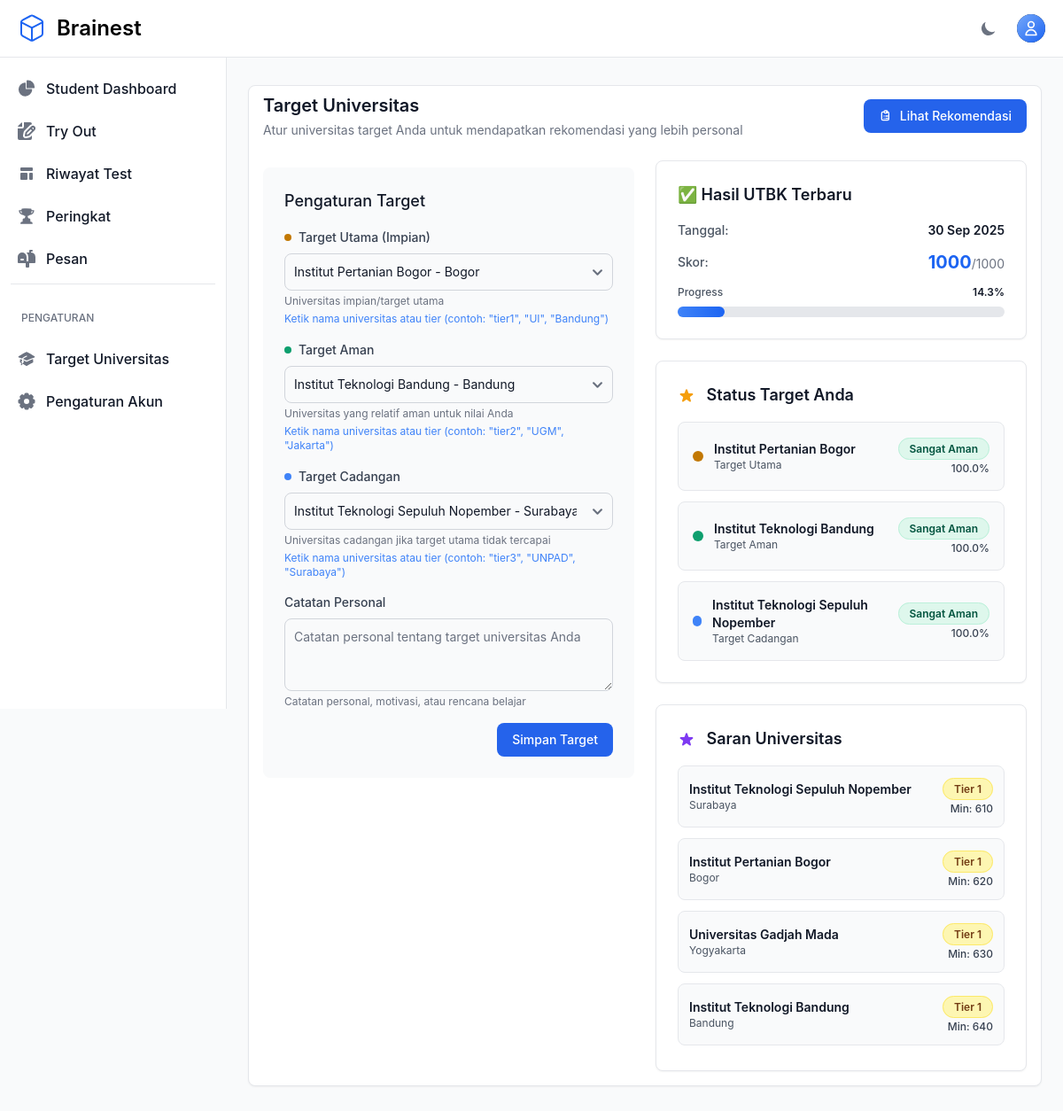
Before: /students/university/target/ (signed in) with the older database file.
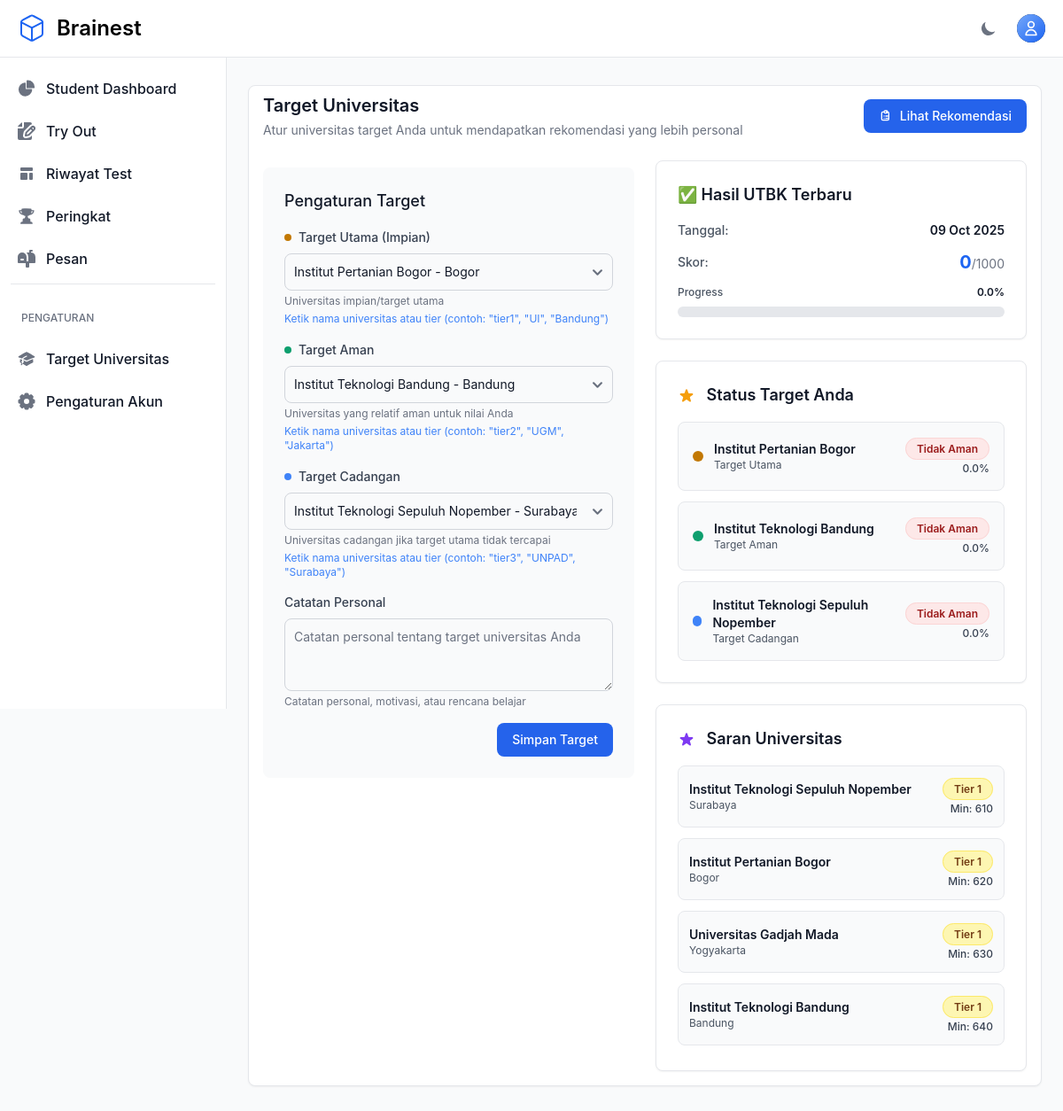
After: the same page with the newer database file.
### otosapp/models.py (models this page shows, shortened)
class Test(models.Model):
    student = models.ForeignKey(
        User, on_delete=models.CASCADE,
        limit_choices_to={'userprofile__role__role_name': 'Student'},
        related_name="tests"
    )
    score = models.FloatField(default=0, verbose_name="Score")
    date_taken = models.DateTimeField(auto_now_add=True, verbose_name="Date Taken")
    start_time = models.DateTimeField(null=True, blank=True, verbose_name="Test Start Time")
    end_time = models.DateTimeField(null=True, blank=True, verbose_name="Test End Time")
    time_limit = models.IntegerField(default=60, verbose_name="Time Limit (minutes)")
    is_submitted = models.BooleanField(default=False, verbose_name="Is Submitted")
    categories = models.ManyToManyField(Category, related_name="tests", blank=True)
    tryout_package = models.ForeignKey(
        TryoutPackage,
        on_delete=models.CASCADE,
        null=True,
        blank=True,
        help_text="Paket tryout yang digunakan (jika ada)"
    )
    current_question = models.IntegerField(default=1, verbose_name="Current Question Index")

class University(models.Model):
    name = models.CharField(max_length=200, verbose_name="Nama Universitas")
    location = models.CharField(max_length=100, verbose_name="Lokasi")
    website = models.URLField(blank=True, null=True, verbose_name="Website")
    description = models.TextField(blank=True, null=True, verbose_name="Deskripsi")
    minimum_utbk_score = models.IntegerField(
        default=400,
        verbose_name="Nilai UTBK Minimum (Aman)",
        help_text="Nilai minimum UTBK yang aman untuk masuk universitas ini (0-7000)"
    )
    tier = models.CharField(max_length=20, choices=[
        ('tier1', 'Tier 1 (Top Universities)'),
        ('tier2', 'Tier 2 (Good Universities)'),
        ('tier3', 'Tier 3 (Standard Universities)'),
    ], default='tier3', verbose_name="Tingkatan")
    is_active = models.BooleanField(default=True, verbose_name="Aktif")
    created_at = models.DateTimeField(auto_now_add=True)
    updated_at = models.DateTimeField(auto_now=True)
    class Meta:
        verbose_name = "Universitas"
        verbose_name_plural = "Universitas"
        ordering = ['tier', 'name']
    def __str__(self):
        return f"{self.name} - {self.location}"
    def get_recommendation_for_score(self, utbk_score):
        if utbk_score >= self.minimum_utbk_score + 100:
            return {
                'status': 'sangat_aman',
                'message': 'Sangat Aman',
                'color': 'green',
                'percentage': min(100, (utbk_score / self.minimum_utbk_score) * 100)
            }
        else:
            return {
                'status': 'tidak_aman',
                'message': 'Tidak Aman',
                'color': 'red',
                'percentage': (utbk_score / self.minimum_utbk_score) * 100
            }

### otosapp/views.py (the view)
# urls.py: path('students/university/target/', views.student_university_target, name='student_university_target'),
@login_required
@active_subscription_required
def student_university_target(request):
    try:
        university_target = request.user.university_target
    except UniversityTarget.DoesNotExist:
        university_target = None
    if request.method == 'POST':
        if university_target:
            form = UniversityTargetForm(request.POST, instance=university_target)
        else:
            form = UniversityTargetForm(request.POST)
        if form.is_valid():
            target = form.save(commit=False)
            target.user = request.user
            target.save()
            messages.success(request, 'Target universitas berhasil disimpan!')
            return redirect('student_university_target')
    else:
        if university_target:
            form = UniversityTargetForm(instance=university_target)
        else:
            form = UniversityTargetForm()
    recommendations = []
    latest_utbk_test = Test.objects.filter(
        student=request.user,
        is_submitted=True,
        categories__scoring_method='utbk'
    ).order_by('-date_taken').first()
    if latest_utbk_test and university_target:
        recommendations = university_target.get_recommendations_for_score(latest_utbk_test.score)
    suggested_universities = University.objects.filter(is_active=True).order_by('tier', 'minimum_utbk_score')[:10]
    score_percentage = 0
    if latest_utbk_test:
        score_percentage = min((latest_utbk_test.score / 7000) * 100, 100)
    context = {
        'form': form,
        'university_target': university_target,
        'recommendations': recommendations,
        'latest_utbk_test': latest_utbk_test,
        'suggested_universities': suggested_universities,
        'score_percentage': score_percentage,
    }
    return render(request, 'students/university/target_settings.html', context)

### otosapp/models.py (called while the page is built)
    def is_student(self):
        return self.role and self.role.role_name == 'Student'

    def is_admin(self):
        return self.role and self.role.role_name == 'Admin'

    def has_active_subscription(self):
        try:
            subscription = self.subscription
            return subscription.is_active and not subscription.is_expired()
        except UserSubscription.DoesNotExist:
            return False

    def can_access_tryouts(self):
        return self.is_student() and self.has_active_subscription()

    def is_expired(self):
        from django.utils import timezone
        return timezone.now() > self.end_date

### otosapp/templates/students/university/target_settings.html (shortened to what the changed rows need)
{% extends 'base.html' %}
{% load static %}
{% block extrahead %}
    <link href="https://cdn.jsdelivr.net/npm/tom-select@2.3.1/dist/css/tom-select.css" rel="stylesheet">
{% endblock %}
{% block content %}
<div class="pt-2 pb-4 px-4 bg-white dark:bg-gray-800 border border-gray-200 dark:border-gray-700 rounded-lg shadow-sm">
    <div class="flex items-center justify-between mb-6  ">
        <div>
            <h1 class="text-xl font-semibold text-gray-900 dark:text-white">Target Universitas</h1>
        </div>
    </div>
    <div class="grid grid-cols-1 lg:grid-cols-2 gap-6">
        <div class="space-y-6">
            {% if latest_utbk_test %}
            <div class="bg-white dark:bg-gray-800 border border-gray-200 dark:border-gray-700 rounded-lg shadow-sm p-6">
                <h3 class="text-lg font-semibold text-gray-900 dark:text-white mb-4">
                    ✅
                    Hasil UTBK Terbaru
                </h3>
                <div class="space-y-3">
                    <div class="flex justify-between items-center">
                        <span class="text-sm font-medium text-gray-600 dark:text-gray-300">Tanggal:</span>
                        <span class="text-sm font-semibold text-gray-900 dark:text-white">{{ latest_utbk_test.date_taken|date:"d M Y" }}</span>
                    </div>
                    <div class="flex justify-between items-center">
                        <span class="text-sm font-medium text-gray-600 dark:text-gray-300">Skor:</span>
                        <span class="text-xl font-bold text-blue-600 dark:text-blue-400">{{ latest_utbk_test.score|floatformat:0 }}<span class="text-sm font-normal text-gray-500 dark:text-gray-400">/1000</span></span>
                    </div>
                    <div class="mt-4">
                        <div class="flex justify-between items-center mb-2">
                            <span class="text-xs font-medium text-gray-600 dark:text-gray-300">Progress</span>
                            <span class="text-xs font-semibold text-gray-900 dark:text-white">{{ score_percentage|floatformat:1 }}%</span>
                        </div>
                        <div class="w-full bg-gray-200 dark:bg-gray-700 rounded-full h-3">
                            <div class="bg-gradient-to-r from-blue-500 to-blue-600 h-3 rounded-full transition-all duration-300" style="width: {{ score_percentage|floatformat:1 }}%"></div>
                        </div>
                    </div>
                </div>
            </div>
            {% if recommendations %}
            <div class="bg-white dark:bg-gray-800 border border-gray-200 dark:border-gray-700 rounded-lg shadow-sm p-6">
                <h3 class="text-lg font-semibold text-gray-900 dark:text-white mb-4">
                    Status Target Anda
                </h3>
                <div class="space-y-3">
                    {% for rec in recommendations %}
                    <div class="flex items-center justify-between p-4 bg-gray-50 dark:bg-gray-700 rounded-lg border border-gray-200 dark:border-gray-600">
                        <div class="flex-1">
                            <div class="flex items-center">
                                {% if rec.target_type == 'primary' %}
                                <span class="w-3 h-3 bg-yellow-500 rounded-full mr-3"></span>
                                {% elif rec.target_type == 'secondary' %}
                                <span class="w-3 h-3 bg-blue-500 rounded-full mr-3"></span>
                                {% else %}
                                <span class="w-3 h-3 bg-green-500 rounded-full mr-3"></span>
                                {% endif %}
                                <div>
                                    <p class="text-sm font-semibold text-gray-900 dark:text-white">{{ rec.university.name }}</p>
                                    <p class="text-xs text-gray-600 dark:text-gray-300">{{ rec.target_label }}</p>
                                </div>
                            </div>
                        </div>
                        <div class="text-right">
                            {% if rec.recommendation.status == 'sangat_aman' %}
                            <span class="px-3 py-1 text-xs font-semibold text-green-800 bg-green-100 border border-green-200 rounded-full dark:bg-green-900 dark:text-green-200 dark:border-green-800">
                                {{ rec.recommendation.message }}
                            </span>
                            {% elif rec.recommendation.status == 'aman' %}
                            <span class="px-3 py-1 text-xs font-semibold text-blue-800 bg-blue-100 border border-blue-200 rounded-full dark:bg-blue-900 dark:text-blue-200 dark:border-blue-800">
                                {{ rec.recommendation.message }}
                            </span>
                            {% elif rec.recommendation.status == 'kurang_aman' %}
                            <span class="px-3 py-1 text-xs font-semibold text-yellow-800 bg-yellow-100 border border-yellow-200 rounded-full dark:bg-yellow-900 dark:text-yellow-200 dark:border-yellow-800">
                                {{ rec.recommendation.message }}
                            </span>
                            {% else %}
                            <span class="px-3 py-1 text-xs font-semibold text-red-800 bg-red-100 border border-red-200 rounded-full dark:bg-red-900 dark:text-red-200 dark:border-red-800">
                                {{ rec.recommendation.message }}
                            </span>
                            {% endif %}
                            <p class="text-xs font-medium text-gray-700 dark:text-gray-300 mt-1">
                                {{ rec.recommendation.percentage|floatformat:1 }}%
                            </p>
                        </div>
                    </div>
                    {% endfor %}
                </div>
            </div>
            {% endif %}
            {% endif %}
            {% if suggested_universities %}
            <div class="bg-white dark:bg-gray-800 border border-gray-200 dark:border-gray-700 rounded-lg shadow-sm p-6">
                <div class="space-y-3 max-h-80 overflow-y-auto">
                    {% for university in suggested_universities %}
                    <div class="flex items-center justify-between p-3 bg-gray-50 dark:bg-gray-700 rounded-lg border border-gray-200 dark:border-gray-600 hover:bg-gray-100 dark:hover:bg-gray-600 transition-colors">
                        <div class="flex-1">
                            <p class="text-sm font-semibold text-gray-900 dark:text-white">{{ university.name }}</p>
                            <p class="text-xs text-gray-600 dark:text-gray-300">{{ university.location }}</p>
                        </div>
                        <div class="text-right">
                            {% if university.tier == 'tier1' %}
                            <span class="px-3 py-1 text-xs font-semibold text-yellow-800 bg-yellow-100 border border-yellow-200 rounded-full dark:bg-yellow-900 dark:text-yellow-200 dark:border-yellow-800">
                                Tier 1
                            </span>
                            {% elif university.tier == 'tier2' %}
                            <span class="px-3 py-1 text-xs font-semibold text-blue-800 bg-blue-100 border border-blue-200 rounded-full dark:bg-blue-900 dark:text-blue-200 dark:border-blue-800">
                                Tier 2
                            </span>
                            {% else %}
                            <span class="px-3 py-1 text-xs font-semibold text-gray-800 bg-gray-100 border border-gray-300 rounded-full dark:bg-gray-600 dark:text-gray-200 dark:border-gray-500">
                                Tier 3
                            </span>
                            {% endif %}
                            <p class="text-xs font-medium text-gray-700 dark:text-gray-300 mt-1">
                                Min: {{ university.minimum_utbk_score }}
                            </p>
                        </div>
                    </div>
                    {% endfor %}
                </div>
            </div>
            {% endif %}
        </div>
    </div>
</div>
{% endblock %}

Changed rows visible on the page:
no longer on this page (row unchanged): Test: date_taken "30 Sep 2025", score "1000"
added Test: date_taken "09 Oct 2025", score "0"
computed for University "Institut Pertanian Bogor": recommendation.percentage "100.0" → "0.0"; recommendation.message "Sangat Aman" → "Tidak Aman"
computed for University "Institut Teknologi Bandung": recommendation.percentage "100.0" → "0.0"; recommendation.message "Sangat Aman" → "Tidak Aman"
computed for University "Institut Teknologi Sepuluh Nopember": recommendation.percentage "100.0" → "0.0"; recommendation.message "Sangat Aman" → "Tidak Aman"
Other visible differences:
{{ score_percentage|floatformat:1 }}: "14.3" → "0.0"
